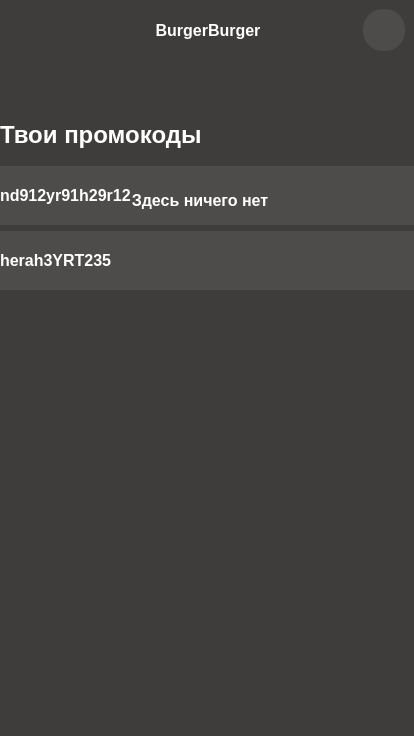
<?xml version="1.0" encoding="UTF-8"?>
<ui version="4.0">
 <class>MainWindow</class>
 <widget class="QMainWindow" name="MainWindow">
  <property name="geometry">
   <rect>
    <x>0</x>
    <y>0</y>
    <width>414</width>
    <height>736</height>
   </rect>
  </property>
  <property name="windowTitle">
   <string>MainWindow</string>
  </property>
  <widget class="QWidget" name="centralwidget">
   <property name="styleSheet">
    <string notr="true">#MainWidget{
	background-color:rgb(63, 61, 60)
}</string>
   </property>
   <layout class="QHBoxLayout" name="horizontalLayout">
    <property name="spacing">
     <number>0</number>
    </property>
    <property name="leftMargin">
     <number>0</number>
    </property>
    <property name="topMargin">
     <number>0</number>
    </property>
    <property name="rightMargin">
     <number>0</number>
    </property>
    <property name="bottomMargin">
     <number>0</number>
    </property>
    <item>
     <widget class="QWidget" name="MainWidget" native="true">
      <property name="styleSheet">
       <string notr="true">QLabel{
	color:rgb(255, 255, 255);
}

QPushButton{
	color:rgb(255, 255, 255);
	background-color: rgba(255, 255, 255, 20);
}</string>
      </property>
      <layout class="QVBoxLayout" name="verticalLayout">
       <property name="spacing">
        <number>50</number>
       </property>
       <property name="leftMargin">
        <number>0</number>
       </property>
       <property name="topMargin">
        <number>0</number>
       </property>
       <property name="rightMargin">
        <number>0</number>
       </property>
       <property name="bottomMargin">
        <number>0</number>
       </property>
       <item>
        <widget class="QWidget" name="TitleWidget" native="true">
         <property name="sizePolicy">
          <sizepolicy hsizetype="Preferred" vsizetype="Fixed">
           <horstretch>0</horstretch>
           <verstretch>0</verstretch>
          </sizepolicy>
         </property>
         <property name="minimumSize">
          <size>
           <width>0</width>
           <height>60</height>
          </size>
         </property>
         <property name="styleSheet">
          <string notr="true">QPushButton {
    border-radius: 20px;
}
</string>
         </property>
         <layout class="QHBoxLayout" name="horizontalLayout_2">
          <item>
           <spacer name="horizontalSpacer">
            <property name="orientation">
             <enum>Qt::Horizontal</enum>
            </property>
            <property name="sizeType">
             <enum>QSizePolicy::Fixed</enum>
            </property>
            <property name="sizeHint" stdset="0">
             <size>
              <width>50</width>
              <height>42</height>
             </size>
            </property>
           </spacer>
          </item>
          <item>
           <widget class="QLabel" name="label">
            <property name="font">
             <font>
              <pointsize>12</pointsize>
              <weight>75</weight>
              <bold>true</bold>
             </font>
            </property>
            <property name="text">
             <string>BurgerBurger</string>
            </property>
            <property name="alignment">
             <set>Qt::AlignCenter</set>
            </property>
           </widget>
          </item>
          <item>
           <widget class="QPushButton" name="pushButton_4">
            <property name="sizePolicy">
             <sizepolicy hsizetype="Fixed" vsizetype="Fixed">
              <horstretch>0</horstretch>
              <verstretch>0</verstretch>
             </sizepolicy>
            </property>
            <property name="minimumSize">
             <size>
              <width>0</width>
              <height>0</height>
             </size>
            </property>
            <property name="maximumSize">
             <size>
              <width>42</width>
              <height>42</height>
             </size>
            </property>
            <property name="styleSheet">
             <string notr="true"/>
            </property>
            <property name="text">
             <string/>
            </property>
            <property name="icon">
             <iconset resource="resources.qrc">
              <normaloff>:/icons/icons/1564505_close_delete_exit_remove_icon.png</normaloff>:/icons/icons/1564505_close_delete_exit_remove_icon.png</iconset>
            </property>
            <property name="iconSize">
             <size>
              <width>50</width>
              <height>50</height>
             </size>
            </property>
           </widget>
          </item>
         </layout>
        </widget>
       </item>
       <item>
        <widget class="QWidget" name="widget" native="true">
         <widget class="QWidget" name="widget_2" native="true">
          <property name="geometry">
           <rect>
            <x>0</x>
            <y>0</y>
            <width>414</width>
            <height>180</height>
           </rect>
          </property>
          <property name="sizePolicy">
           <sizepolicy hsizetype="Preferred" vsizetype="Fixed">
            <horstretch>0</horstretch>
            <verstretch>0</verstretch>
           </sizepolicy>
          </property>
          <layout class="QVBoxLayout" name="verticalLayout_3">
           <item>
            <widget class="QLabel" name="title">
             <property name="sizePolicy">
              <sizepolicy hsizetype="Preferred" vsizetype="Fixed">
               <horstretch>0</horstretch>
               <verstretch>0</verstretch>
              </sizepolicy>
             </property>
             <property name="minimumSize">
              <size>
               <width>0</width>
               <height>50</height>
              </size>
             </property>
             <property name="font">
              <font>
               <pointsize>18</pointsize>
               <weight>75</weight>
               <bold>true</bold>
              </font>
             </property>
             <property name="text">
              <string>Твои промокоды</string>
             </property>
            </widget>
           </item>
           <item>
            <widget class="QLabel" name="promocode">
             <property name="minimumSize">
              <size>
               <width>0</width>
               <height>50</height>
              </size>
             </property>
             <property name="font">
              <font>
               <pointsize>12</pointsize>
               <weight>75</weight>
               <bold>true</bold>
              </font>
             </property>
             <property name="styleSheet">
              <string notr="true">background-color:rgb(78, 76, 75)</string>
             </property>
             <property name="text">
              <string>nd912yr91h29r12</string>
             </property>
            </widget>
           </item>
           <item>
            <widget class="QLabel" name="promocode_2">
             <property name="minimumSize">
              <size>
               <width>0</width>
               <height>50</height>
              </size>
             </property>
             <property name="font">
              <font>
               <pointsize>12</pointsize>
               <weight>75</weight>
               <bold>true</bold>
              </font>
             </property>
             <property name="styleSheet">
              <string notr="true">background-color:rgb(78, 76, 75)</string>
             </property>
             <property name="text">
              <string>herah3YRT235</string>
             </property>
            </widget>
           </item>
          </layout>
         </widget>
         <widget class="QLabel" name="label_2">
          <property name="enabled">
           <bool>true</bool>
          </property>
          <property name="geometry">
           <rect>
            <x>50</x>
            <y>65</y>
            <width>300</width>
            <height>50</height>
           </rect>
          </property>
          <property name="font">
           <font>
            <pointsize>12</pointsize>
            <weight>75</weight>
            <bold>true</bold>
           </font>
          </property>
          <property name="text">
           <string>Здесь ничего нет</string>
          </property>
          <property name="alignment">
           <set>Qt::AlignCenter</set>
          </property>
         </widget>
        </widget>
       </item>
      </layout>
     </widget>
    </item>
   </layout>
  </widget>
 </widget>
 <resources>
  <include location="resources.qrc"/>
 </resources>
 <connections/>
</ui>
